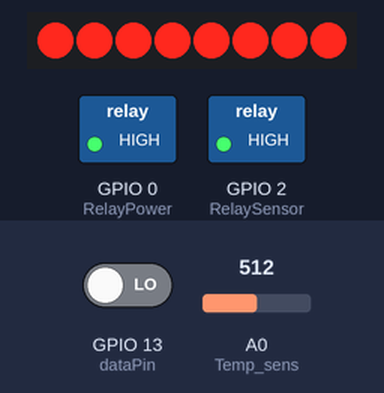
Bench run of a sketch on a simulated ESP8266 (NodeMCU). Shown: 8 shift-register outputs drawn as a row of LEDs (first output left, lit = HIGH), switched loads named in the sketch (green lamp = pin HIGH). Wiring (inferred from the names in the program): shift register (74HC595): data GPIO 12; shift clock GPIO 14. Wiring (inferred from the signals the program sends): row of LEDs: on Q0, Q1, Q2, Q3, Q4, Q5, Q6, Q7. Inputs (shaded band) come from the test bench; at power-on: GPIO 13 (dataPin) LOW, A0 (Temp_sens) = 512. WiFi joins after 1.5 s; servers stay silent unless stated; pins used as bus, display or sensor lines are not drawn; what the sketch prints to the serial monitor is not drawn.

Above: at 2.8 s.
At 3.9 s:
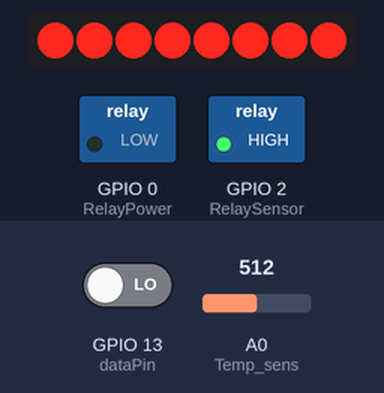
4.0 s: GPIO 13 (dataPin) driven HIGH
Timing chart, 0 to 7.0 s (numbered marks = the images above; inputs shaded):
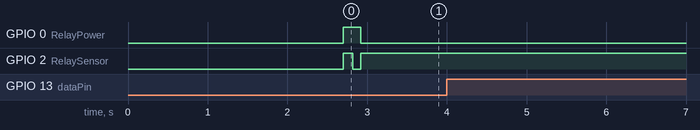

Measured:
- after the input at 4.0 s, every drawn part: stays the same

The sketch:

HiveChimeNodeMCU-Relay-v7.ino
```cpp
// This string defines the ID for the device
const char* ChimeID  = "HC0002"; // to keep track of origin on UDP packets

#include <ESP8266WiFi.h>
#include <WiFiUdp.h>
#include <NTPClient.h>

WiFiUDP Udp;

const char* ssid = "replace with ssid";
const char* password = "replace with password";


//const char* DestinIP = "192.168.0.147";
//unsigned int localUdpPort = 4210;  // local port to send on

const char* DestinIP = "34.216.40.20";
unsigned int localUdpPort = 9095;  // local port to send on

const long utcOffsetInSeconds = -7*3600; // this is to offset the UTC time given by the NTP server
WiFiUDP ntpUDP;
NTPClient timeClient(ntpUDP, "pool.ntp.org", utcOffsetInSeconds);


// Connect left board connector (C1) to Adruino 5V
// Connect second from left board connector (C2) to Adruino GND
// Board connector (C3) is left open
int clockPin        = 14; // connects to Clock pin of shift registers : (C4) next to empty/middle connector on sensor board
int ploadPin        = 12; // connects to Parallel load aka latch pin  : (C5) middle connector on sensor board
int dataPin         = 13; // connects to the Q7 aka data pin          : (C6) outermost connector on sensor board
int RelaySensor     = 2;
int RelayPower      = 0;
const int Temp_sens = A0;        // A0


int RelayCounter = 1; // to count how many measurements we do before pausing
#define COOLDOWN 10000//00 // milliseconds we leave for cooling
#define NumSensings 10000 // number of sensings between cooling periods

#define NUMBER_SENSOR_BOARDS   5 // adjust to number of boards plugged in. this determines the lenght of the integer used to store the state of the sensors
#define SENSOR_PER_BOARDS   8 // boards are 4 gates, with two sensors per gate
#define DELAY_MSEC   20  // Delay between sensor reads.
#define BOARD_READING int // type used to write the state of the 8 sensors of a board. convert to binary to decimal to read the states
#define TEMP_READING float

int ChimeState[NUMBER_SENSOR_BOARDS]={}; // array used to record the current state of all the sensors on all the boards. Each element of the array corresponds to a board
int oldChimeState[NUMBER_SENSOR_BOARDS]={}; // array used to find changes in state of all sensors on all boards
bool Change_Sensors=false; // boolean to indicate that a sensor has changed state
char UDP_StateString[400]; //This is used to build the string to send to UDP and display state of sensors


float temp_read_1;
float temp_read_2;
// This function is a shift-in routine reading the serial Data from one shift register chip.
//  Note that you need a latch signal on the ploadpin before calling this function
// Note also that this only reads one board at a time
BOARD_READING read_shift_regs(int readnum)
{
    long bitVal;
    BOARD_READING bytesVal = 0;

    for(int i = 0; i < SENSOR_PER_BOARDS; i++)
    {
        bitVal = digitalRead(dataPin);   // note: the ploadPin is pulled down from high to latch the data on outside this function to be able to read several boards in a row
        bitVal = max(bitVal*readnum ,(1-bitVal)*(1-readnum));
        //Serial.print(bitVal);
        bytesVal |= (bitVal << ((SENSOR_PER_BOARDS-1) - i)); // Set the corresponding bit in bytesVal.
        digitalWrite(clockPin, HIGH); // pulse data to get shift
        digitalWrite(clockPin, LOW);
    }
    return(bytesVal);
}


TEMP_READING read_temps()
{
  delay(50);
  temp_read_2 = analogRead(Temp_sens);
  delay(50);
  digitalWrite(RelaySensor, LOW);
  delay(50);
  temp_read_1 = analogRead(Temp_sens);
  delay(50);
  digitalWrite(RelaySensor, HIGH);
  float r1 = (1023-temp_read_1)/temp_read_1*10000;
  float r2 = (1023-temp_read_2)/temp_read_2*10000;
  float t1 = 1/(0.00261218301987081 +2.48322305591471E-05*log(r1) + 9.35934616507308E-07*pow(log(r1),3))-273.15;
  float t2 = 1/(0.00260120932091315 +2.98185218458834E-05*log(r2) + 9.02662281140301E-07*pow(log(r2),3))-273.15;

  sprintf(UDP_StateString, "%s%s",ChimeID,";tempe;t1:");
  sprintf(UDP_StateString,"%s%.2f%s%.2f%s",UDP_StateString,t1,".t2:",t2,".");
  Udp.beginPacket(DestinIP, localUdpPort);
  Udp.write(UDP_StateString);
  Udp.endPacket();
  Serial.println(UDP_StateString);
}


void setup() {

//  ESPSerial.begin(9600); // initialize the serial com with the ESP. Note that the ESP baud must be set to 9600 (usually 115200 by default)
  Serial.begin(9600);  // initialize the serial com with the computer for debugging when Arduino is USB connected
  delay(1000); // delay to make sure the serials are set up. I changed this to 1 second from 2. Might need to be put back...

  Serial.printf("Connecting to %s ", ssid);
  WiFi.begin(ssid, password);
  while (WiFi.status() != WL_CONNECTED)
  {
    delay(500);
    Serial.print(".");
  }
  Serial.println(" connected");

  Udp.begin(localUdpPort);
  Serial.printf("Now sending at IP %s, UDP port %d\n", DestinIP, localUdpPort);


 // timeClient.begin();

  delay(200);

  // declade the mode of the pins that talk to the sensor boards.
    pinMode(ploadPin, OUTPUT);
    pinMode(clockPin, OUTPUT);
    pinMode(dataPin, INPUT);

    pinMode(RelaySensor, OUTPUT);
    digitalWrite(RelaySensor, HIGH);

    pinMode(RelayPower, OUTPUT);
    digitalWrite(RelayPower, HIGH);

    digitalWrite(clockPin, LOW); // initialize the state of the clock pin
    digitalWrite(ploadPin, HIGH); // intitialize the state of the load pin


    digitalWrite(ploadPin, LOW); // Latch the data from sensors to shift registers with low pulse
    digitalWrite(ploadPin, HIGH);
    for(int k = 0; k < NUMBER_SENSOR_BOARDS; k++)  // set the reference state of the sensors by reading the current state
    { oldChimeState[k]  = ChimeState[k]  = read_shift_regs(1);  }

//    timeClient.update();
//
//    String datestringtest = timeClient.getFormattedTime();
//    char datestring[50];
//    datestringtest.toCharArray(datestring, 50);
//    Serial.println(datestringtest);
//    Serial.println(datestring);

// event ID for time stamp is "stamp"


       sprintf(UDP_StateString, "%s%s",ChimeID,";Init.");
      // sprintf(UDP_StateString, "%s%s%s",ChimeID,datestring ,"-InitialBConnect");
       Udp.beginPacket(DestinIP, localUdpPort);
       Udp.write(UDP_StateString);
       Udp.endPacket();
   Serial.println(UDP_StateString);
   Serial.println(" Initial connect packet sent");
   Serial.println("Each Sensor loop prints one dot");

}


// This the main loop with repeated sensing and writing
void loop() {

    read_temps();
    RelayCounter = 0;


    digitalWrite(RelayPower, LOW);
while (RelayCounter < NumSensings) {
  // do something repetitive 200 times

    Serial.print(".");

    Change_Sensors=false;  //Reset the indicator of change in sensors to false
    digitalWrite(ploadPin, LOW); // Latch the data from sensors to shift registers
    digitalWrite(ploadPin, HIGH);

    for(int k = 0; k < NUMBER_SENSOR_BOARDS; k++) // read the boards one by one
    {
        ChimeState[k]  = read_shift_regs(1); // read state of sensors one board at a time
        Change_Sensors =  ((ChimeState[k] != oldChimeState[k]) || Change_Sensors); // track change in sensors
    }

    if(Change_Sensors)    {  // if change, send UDP and reset reference state

       sprintf(UDP_StateString, "%s%s%s",ChimeID,";IO;");
       for(int n = 0; n < NUMBER_SENSOR_BOARDS; n++) // write the state of sensors one board at a time
       {sprintf(UDP_StateString,"%s%d%s",UDP_StateString,ChimeState[n],"."); } // adding each board to the string

       Udp.beginPacket(DestinIP, localUdpPort);
       Udp.write(UDP_StateString);
       Udp.endPacket();

       Serial.println(UDP_StateString);

       for(int k = 0; k < NUMBER_SENSOR_BOARDS; k++){ oldChimeState[k]  = ChimeState[k]; } // set the oldChimeState to new

    }
    delay(DELAY_MSEC);
      RelayCounter++;
}
  digitalWrite(RelayPower, HIGH);

 delay(COOLDOWN);

}
```
